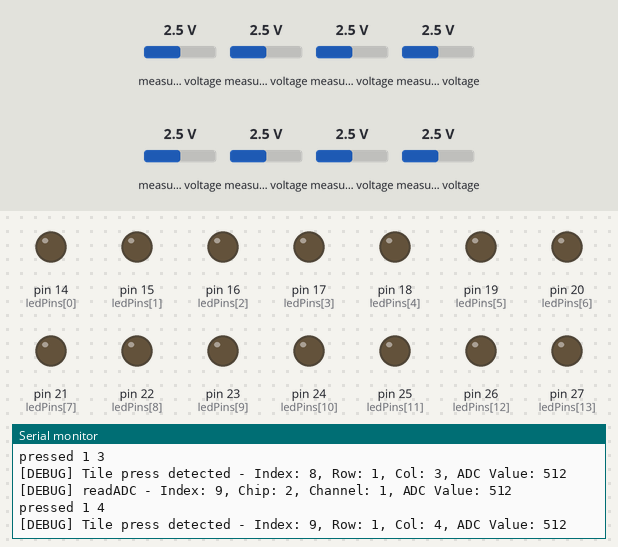
The sketch below on a simulated Arduino Mega 2560, built with avr-gcc and run on an emulated ATmega2560. Shown: output pins drawn as LEDs (lit = HIGH), the last lines printed to the serial monitor. Wiring (inferred from the names in the program): 2 × MCP3008 converter: CS pin 10 / CS pin 9. The test bench sets the inputs (shaded band); at power-on: measured voltage 2.5 V. Pins used as bus, display or sensor lines are not drawn.

Above: at 1.2 s.
1.3 s: measured voltage (sensor 200) set to 0.1 V
At 4.52 s:
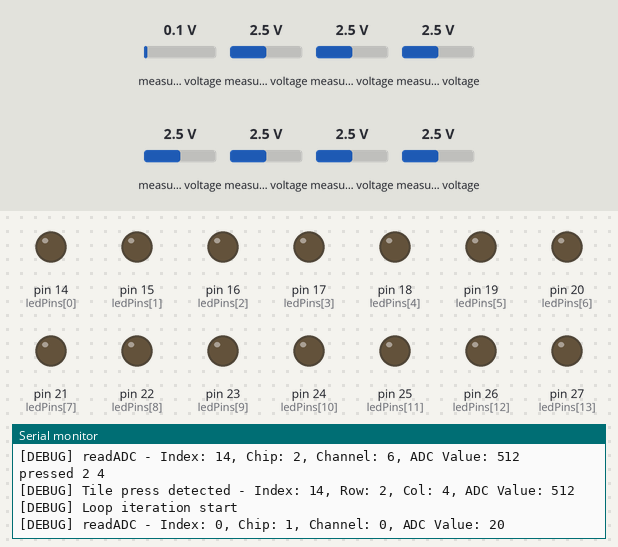
8.1 s: measured voltage (sensor 201) set to 0.1 V
At 12.58 s:
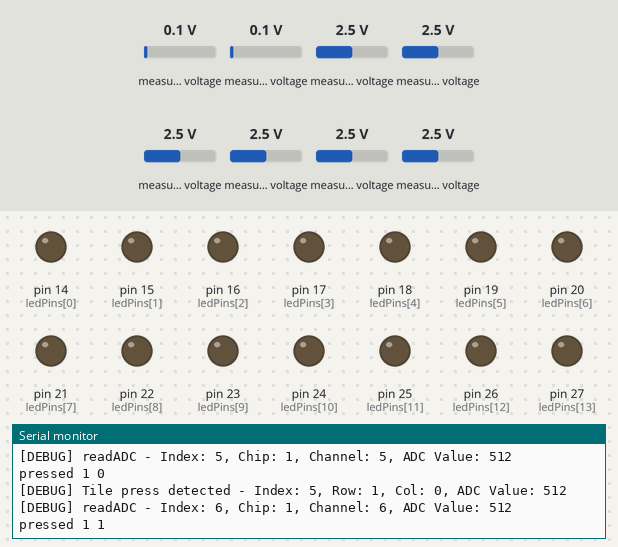
14.9 s: measured voltage (sensor 202) set to 0.1 V
At 15.03 s:
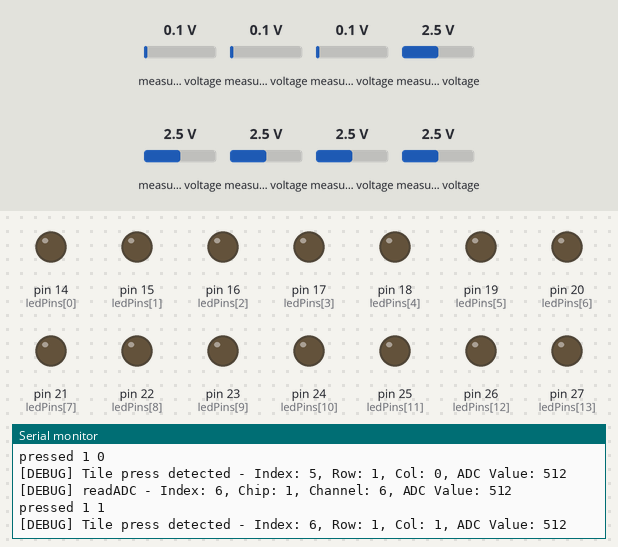
21.7 s: measured voltage (sensor 203) set to 4.9 V
At 21.83 s:
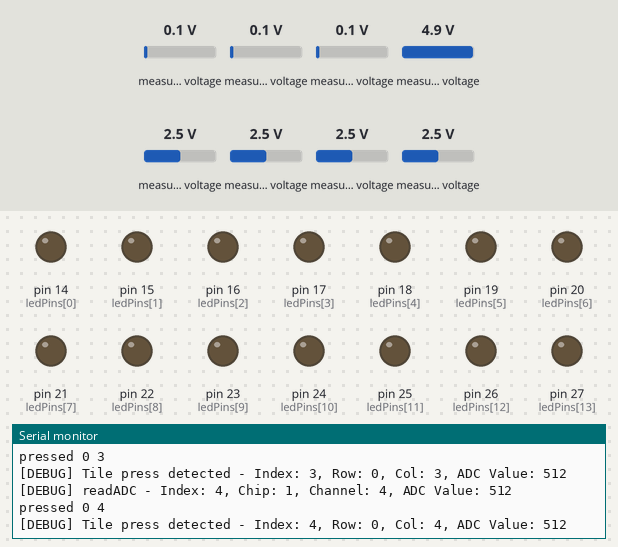
28.5 s: measured voltage (sensor 204) set to 4.9 V
At 28.63 s:
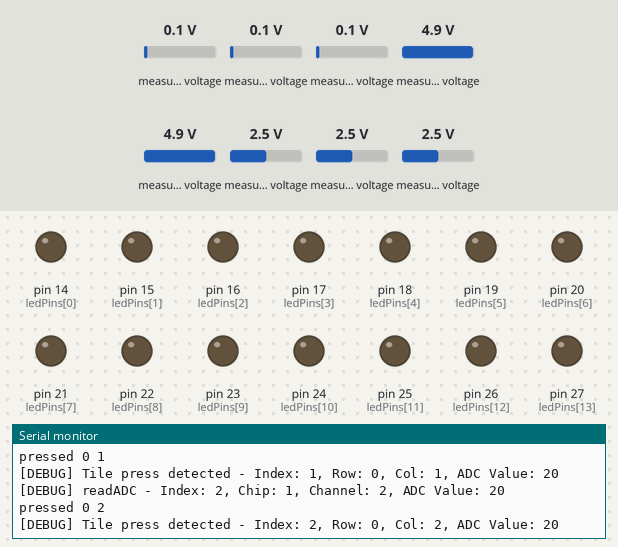
35.3 s: measured voltage (sensor 205) set to 4.9 V
At 35.46 s:
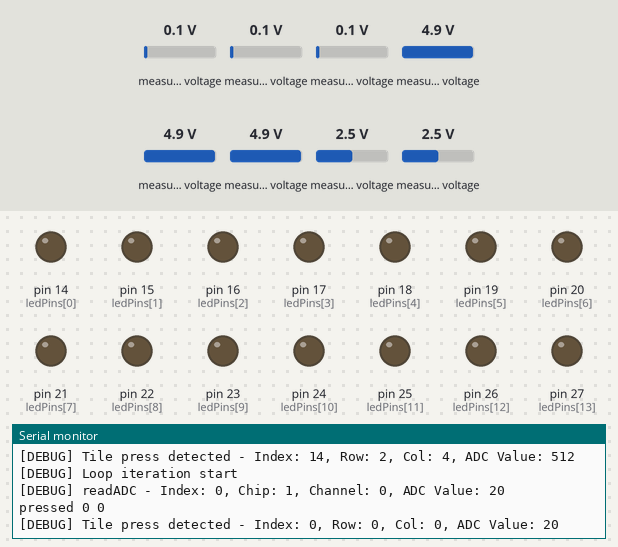
Timing chart, 0 to 38.3 s (numbered marks = the images above; inputs shaded):
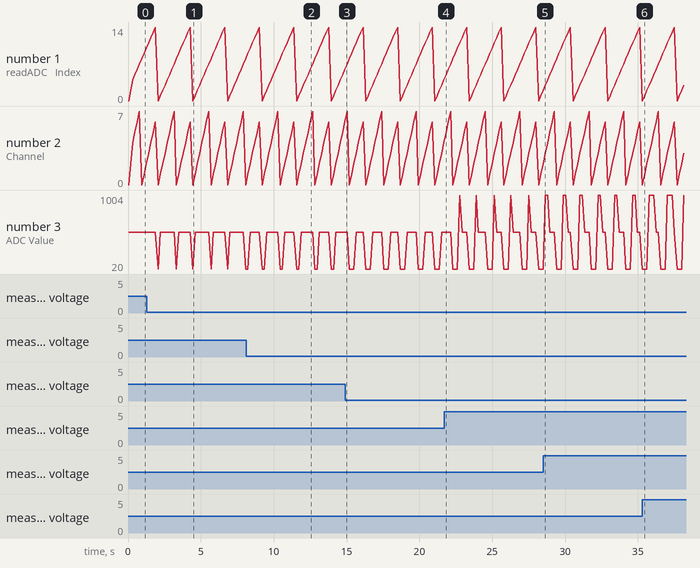

The sketch:

arduino_sketch.ino
```cpp
#include <SPI.h>

const int numRows = 3;
const int numCols = 5;
const int totalTiles = numRows * numCols;

// LED pins for each tile (D14-D28)
const int ledPins[15] = {14, 15, 16, 17, 18, 19, 20, 21, 22, 23, 24, 25, 26, 27, 28};

// SPI chip select pins for the two MCP3008 chips
const int CS1 = 10; // MCP3008 #1
const int CS2 = 9;  // MCP3008 #2

int brightnessValues[totalTiles]; // 0–255 for each tile
unsigned long lastPressTime[totalTiles]; // for debounce
const int debounceDelay = 300; // milliseconds
const int pressThreshold = 15; // ADC value threshold

// Function to map brightness string to PWM value
int mapBrightness(const String& brightness) {
  if (brightness == "bright" || brightness == "100") {
    return 255;
  } else if (brightness == "dim" || brightness == "40") {
    return 100;
  } else if (brightness == "low" || brightness == "10") {
    return 25;
  } else if (brightness == "off" || brightness == "0") {
    return 0;
  } else {
    // Try to parse as percentage (0-100)
    int percent = brightness.toInt();
    if (percent >= 0 && percent <= 100) {
      return map(percent, 0, 100, 0, 255);
    }
    return 0; // Default to off for invalid values
  }
}

void setup() {
  Serial.begin(9600);
  SPI.begin();

  pinMode(CS1, OUTPUT);
  pinMode(CS2, OUTPUT);
  digitalWrite(CS1, HIGH); // idle high
  digitalWrite(CS2, HIGH);

  // Set LED pins as output
  for (int i = 0; i < totalTiles; i++) {
    pinMode(ledPins[i], OUTPUT);
    analogWrite(ledPins[i], 0);
    brightnessValues[i] = 0;
    lastPressTime[i] = 0;
  }

  Serial.println("Arduino ready.");
}

void loop() {
  Serial.println("[DEBUG] Loop iteration start");
  handleSerialCommands();
  readFSRsAndSendPressed();
  updateLEDs();
}

void handleSerialCommands() {
  if (Serial.available()) {
    String command = Serial.readStringUntil('\n');
    Serial.print("[PYTHON IN] ");
    Serial.println(command);
    Serial.print("[DEBUG] Received command: ");
    Serial.println(command);

    command.trim();

    if (command.startsWith("light_all")) {
      String brightness = command.substring(10);
      int pwmValue = mapBrightness(brightness);
      Serial.print("[DEBUG] Setting all tiles to brightness: ");
      Serial.print(brightness);
      Serial.print(" (PWM: ");
      Serial.print(pwmValue);
      Serial.println(")");
      for (int i = 0; i < totalTiles; i++) {
        brightnessValues[i] = pwmValue;
      }

    } else if (command.startsWith("light")) {
      int space1 = command.indexOf(' ');
      int space2 = command.indexOf(' ', space1 + 1);
      int space3 = command.indexOf(' ', space2 + 1);

      if (space1 != -1 && space2 != -1 && space3 != -1) {
        int index = command.substring(space1 + 1, space2).toInt();
        String brightness = command.substring(space3 + 1);

        if (index >= 0 && index < totalTiles) {
          int pwmValue = mapBrightness(brightness);
          Serial.print("[DEBUG] Setting tile ");
          Serial.print(index);
          Serial.print(" to brightness: ");
          Serial.print(brightness);
          Serial.print(" (PWM: ");
          Serial.print(pwmValue);
          Serial.println(")");
          brightnessValues[index] = pwmValue;
        }
      }
    }
  }
}

void updateLEDs() {
  for (int i = 0; i < totalTiles; i++) {
    analogWrite(ledPins[i], brightnessValues[i]);
  }
}

void readFSRsAndSendPressed() {
  for (int i = 0; i < totalTiles; i++) {
    int adcVal = readADC(i);
    if (adcVal > pressThreshold) {
      unsigned long now = millis();
      if (now - lastPressTime[i] > debounceDelay) {
        int row = i / numCols;
        int col = i % numCols;
        Serial.print("pressed ");
        Serial.print(row);
        Serial.print(" ");
        Serial.println(col);
        Serial.print("[DEBUG] Tile press detected - Index: ");
        Serial.print(i);
        Serial.print(", Row: ");
        Serial.print(row);
        Serial.print(", Col: ");
        Serial.print(col);
        Serial.print(", ADC Value: ");
        Serial.println(adcVal);
        lastPressTime[i] = now;
      }
    }
  }
}

int readADC(int index) {
  int chip = (index < 8) ? 1 : 2;
  int channel = (index < 8) ? index : (index - 8);

  int csPin = (chip == 1) ? CS1 : CS2;

  digitalWrite(csPin, LOW);
  SPI.transfer(0x01); // Start bit
  int command = 0x80 | (channel << 4);
  int highBits = SPI.transfer(command);
  int lowBits = SPI.transfer(0x00);
  digitalWrite(csPin, HIGH);

  int result = ((highBits & 0x03) << 8) | lowBits;

  Serial.print("[DEBUG] readADC - Index: ");
  Serial.print(index);
  Serial.print(", Chip: ");
  Serial.print(chip);
  Serial.print(", Channel: ");
  Serial.print(channel);
  Serial.print(", ADC Value: ");
  Serial.println(result);

  return result;
}
```

Measured:
- after the input at 1.3 s, the serial monitor: prints a new line after 0.78 s (image 1)
- after the input at 8.1 s, the serial monitor: prints a new line after 0.13 s (image 2)
- plotted number 3: 512 → 20 after the input at 1.3 s
